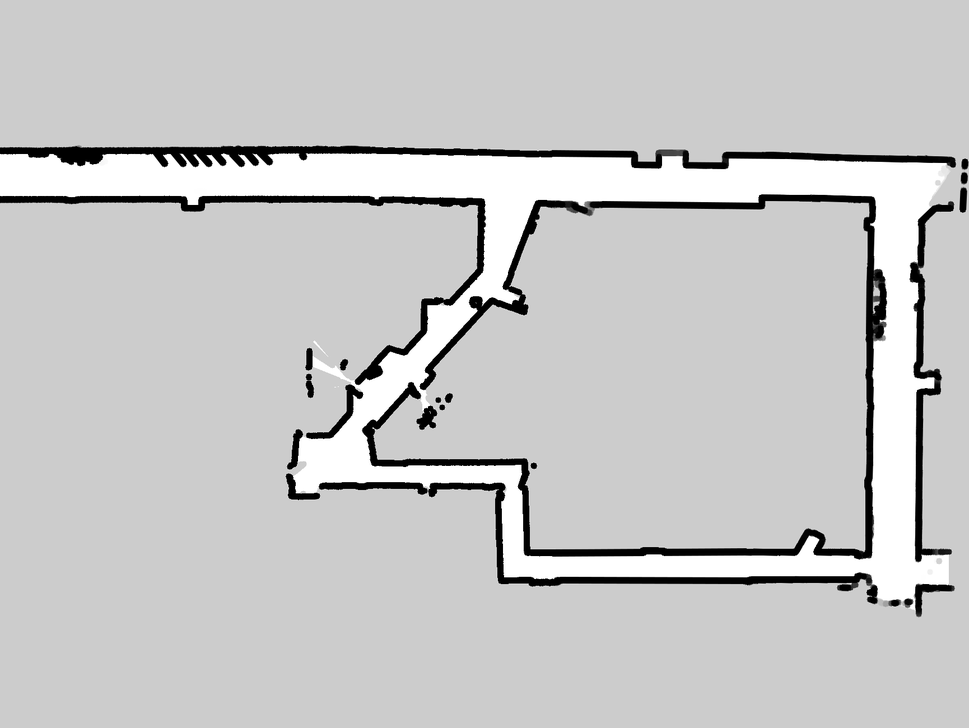
#> input picture maps/eroded_stata_basement.png, 969 x 728 px, shrunk from 1730 x 1300 before the run
$ python edit_map.py eroded_stata_basement.png
#> lines starting #> are read from the running program, lines starting #| are printed output that depends on the picture
#!/usr/bin/env python

import numpy as np
import sys
import os
from PIL import Image
import argparse
from skimage.morphology import disk
from skimage.morphology import dilation
from skimage.morphology import erosion


def main():
    parser = argparse.ArgumentParser(description="Get some clicks")
    parser.add_argument("input_path", help="Path to input image file")

    args = parser.parse_args()
    input_file = args.input_path

    if not os.path.isfile(input_file):
        print("Error, need an input file.")
        sys.exit(1)

    footprint = disk(5)
    image = np.array(Image.open(input_file))
#> image is the input picture: shape (728, 969, 3); min 0, max 255, mean 199.2
    image = np.mean(image, axis=2)
#> image: shape (728, 969) float64
    new_image = erosion(image, footprint)
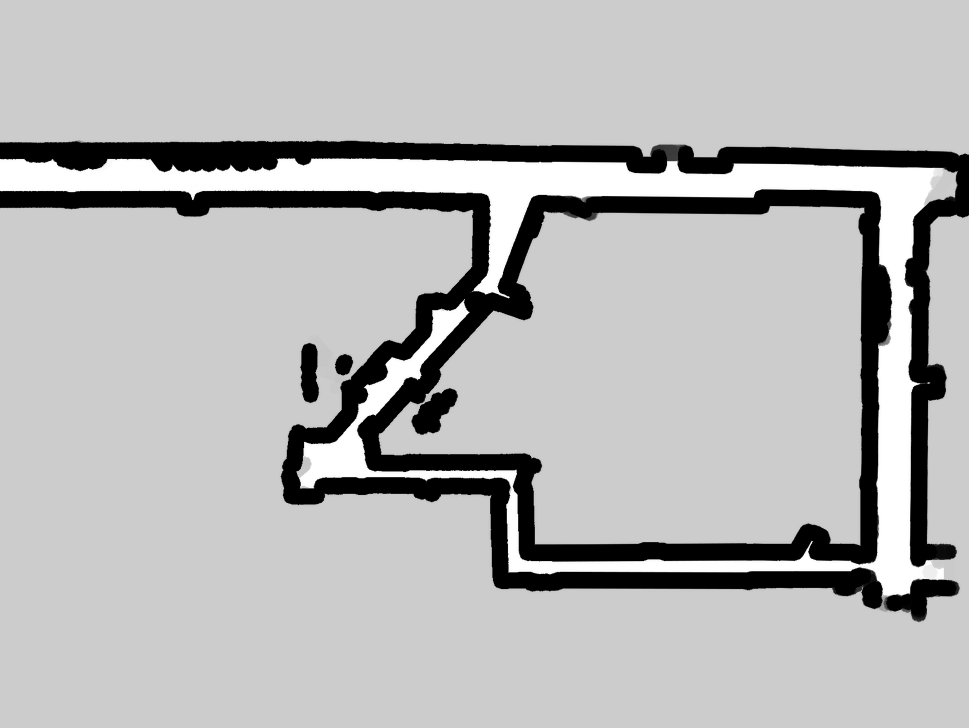
#> new_image: shape (728, 969) float64; min 0, max 255, mean 182.2

    output_filename = "eroded_stata_basement.png"
    im = Image.fromarray(new_image).convert('RGB')
    im.save(output_filename)
    sys.exit(0)
#> (the program exits here)
